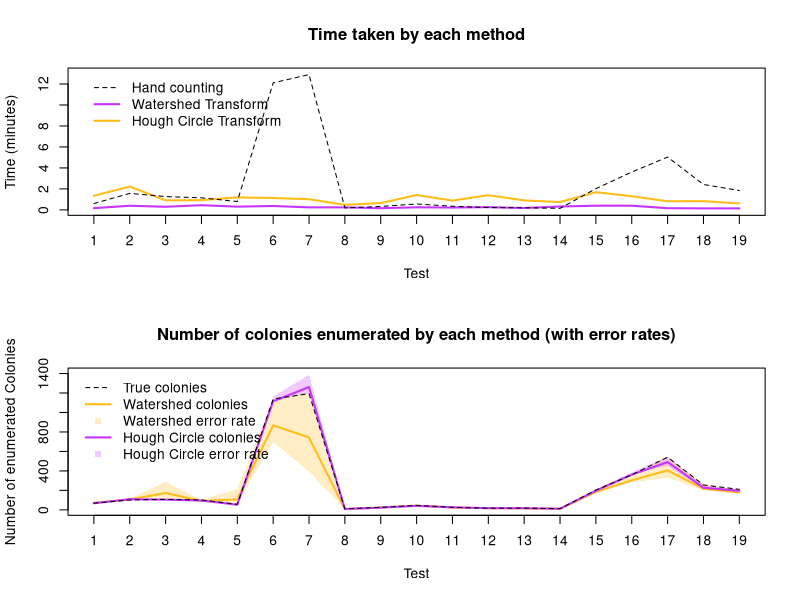
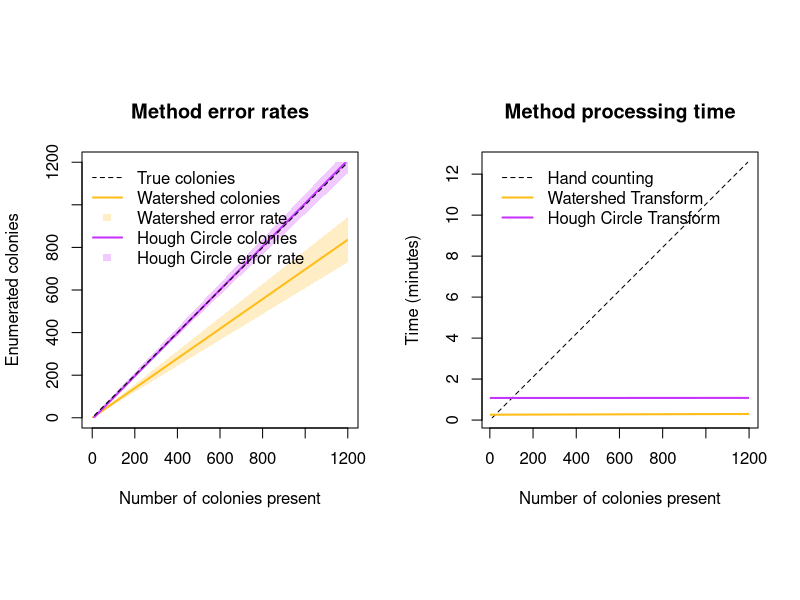

Reproduce these figures in R, in order.
# Load data from .csv files
hand <- read.csv("data_HQ_LQ_hand.csv", header = T)
HQHough <- read.csv("data_HQ_hough.csv", header = T)
HQwater <- read.csv("data_HQ_water.csv", header = T)

# X range to use for plotting
x <- seq(1:19)

# colours to use in plots
purple <- rgb(0.78, 0.2, 1, 1)
purple_soft <- rgb(0.78, 0.2, 1, 0.25)
orange <- rgb(1, 0.74, 0.1, 1)
orange_soft <- rgb(1, 0.74, 0.1, 0.25)

# Convert from seconds to MM:SS.MS format
convert_time <- function(sec) {
  
  min <- 0
  
  while ((sec - 60) >= 0) {
    min = min + 1
    sec = sec - 60
  }
  if ((sec < 10) && (min < 10)) {
    output = sprintf("0%d:0%.2f", min, sec)
  } else if (min < 10) {
    output = sprintf("0%d:%.2f", min, sec)
  } else if (sec < 10) {
    output = sprintf("%d:0%.2f", min, sec)
  }
  
  return(output)
}


# Get accuracy data for Hough Circle method
houghMean <- c(convert_time(mean(HQHough$Time)), sprintf("%.2f", mean(HQHough$Colonies) / mean(hand$Colonies)), sprintf("%.2f", mean(HQHough$FalsePos)), sprintf("%.2f", mean(HQHough$FalseNeg)))
houghMin <- c(convert_time(min(HQHough$Time)), sprintf("%.2f", min(HQHough$Colonies / hand$Colonies)), min(HQHough$FalsePos), min(HQHough$FalseNeg))
houghMax <- c(convert_time(max(HQHough$Time)), sprintf("%.2f", max(HQHough$Colonies / hand$Colonies)), max(HQHough$FalsePos), max(HQHough$FalseNeg))
houghData <- matrix(c(houghMean, houghMin, houghMax), nrow = 3, byrow = TRUE, dimnames = list(c("Mean", "Min", "Max"), c("time", "Accuracy", "FPR", "FNR")))

# Get accuracy data for Watershed method
waterMean <- c(convert_time(mean(HQwater$Time)), sprintf("%.2f", mean(HQwater$Colonies) / mean(hand$Colonies)), sprintf("%.2f", mean(HQwater$FalsePos)), sprintf("%.2f", mean(HQwater$FalseNeg)))
waterMin <- c(convert_time(min(HQwater$Time)), sprintf("%.2f", min(HQwater$Colonies / hand$Colonies)), min(HQwater$FalsePos), min(HQwater$FalseNeg))
waterMax <- c(convert_time(max(HQwater$Time)), sprintf("%.2f", max(HQwater$Colonies / hand$Colonies)), max(HQwater$FalsePos), max(HQwater$FalseNeg))
waterData <- matrix(c(waterMean, waterMin, waterMax), nrow = 3, byrow = TRUE, dimnames = list(c("Mean", "Min", "Max"), c("time", "Accuracy", "FPR", "FNR")))

# Display output matrices
houghData
waterData


# Output image (complex): ====================================================================================================================================================================================

# 1. Open output file
#png("images/control_data.png", width = 1000, height = 1615)
svg("images/control_data.svg", width = 8, height = 8)

# set image layout
layout(matrix(c(1,1,2,2), 2, 2, byrow = TRUE))

# time ------------------------------------
plot(x, HQwater$Time/60, xaxt="n", type = "l", lwd = 2, col = purple, ylim = c(0,13), main = "Time taken by each method", xlab = "Test", ylab = "Time (minutes)")
axis(1, at = x)
lines(x, HQHough$Time/60, lwd = 2, col = orange)
lines(x, hand$Time/60, lwd = 1, lty = 2, col = rgb(0, 0, 0, 1))
legend("topleft", inset = 0.02, bty = "n", col = c(rgb(0, 0, 0, 1), purple, orange), lwd = c(1, 2, 2), lty = c(2, 1, 1), legend = c("Hand counting", "Watershed Transform", "Hough Circle Transform"))


# both accuracy ------------------------------------
plot(x, HQwater$Colonies, xaxt="n", type = "l", lwd = 2, xlim = c(1,19), ylim = c(0, 1400), col = orange, main = "Number of colonies enumerated by each method (with error rates)", xlab = "Test", ylab = "Number of enumerated Colonies")
axis(1, at = x)
# plot water error rate
upperBoundry = HQwater$Colonies + (abs(hand$Colonies - HQwater$Colonies) + HQwater$FalsePos)
lowerBoundry = HQwater$Colonies - (abs(hand$Colonies - HQwater$Colonies) - HQwater$FalseNeg)
polygon(c(x, rev(x)), c(upperBoundry, rev(lowerBoundry)), col = orange_soft, border = NA)
# plot hough error rate
upperBoundry = HQHough$Colonies + (abs(hand$Colonies - HQHough$Colonies) + HQHough$FalsePos)
lowerBoundry = HQHough$Colonies - (abs(hand$Colonies - HQHough$Colonies) - HQHough$FalseNeg)
polygon(c(x, rev(x)), c(upperBoundry, rev(lowerBoundry)), col = purple_soft, border = NA)
lines(x, HQHough$Colonies, lwd = 2, col = purple)
# hand count
lines(x, hand$Colonies, lwd = 1, lty = 2, col = rgb(0, 0, 0, 1))
# legend
legend("topleft", inset = 0.02, bty = "n", col = c(rgb(0, 0, 0, 1), orange, orange_soft, purple, purple_soft), lwd = c(1, 2, NA, 2, NA), lty = c(2, 1, NA, 1, NA), pch = c(NA, NA, 15, NA, 15), legend = c("True colonies", "Watershed colonies", "Watershed error rate", "Hough Circle colonies", "Hough Circle error rate"))

# 3. Close the file
dev.off()


# Output image (simple): ====================================================================================================================================================================================

tempHand <- hand[order(hand$Colonies),]
tempHough <- HQHough[order(HQHough$Colonies),]
tempWater <- HQwater[order(HQwater$Colonies),]

svg("images/control_data.svg", width = 10, height = 6)

layout(matrix(c(1,2), 1, 2, byrow = TRUE))

# make plot square
par(pty="s")

# ERROR RATES: =====================================================================
plot(tempHand$Colonies, tempHand$Colonies, type = "l", lty = 2, xlim = c(0, 1200), ylim = c(0, 1200), main = "Method error rates", xlab = "Number of colonies present", ylab = "Enumerated colonies")

# limit lines between 0 - 1200
clip(min(0), max(1200), min(0), max(1200))

# WATERSHED TRANSFORM: =================================================
polygon(c(0, 1200, 1200), c(0,#min(lm(HQwater$Colonies~hand$Colonies)$fitted.values),
                            max(lm(HQwater$Colonies+(HQwater$FalsePos+HQwater$FalseNeg)~hand$Colonies)$fitted.values),
                            max(lm(HQwater$Colonies-(HQwater$FalsePos+HQwater$FalseNeg)~hand$Colonies)$fitted.values)), col = orange_soft, border = NA)

# middle
#points(hand$Colonies, HQwater$Colonies, col = purple)
#abline(lm(HQwater$Colonies~hand$Colonies), col = purple)
lines(x = c(0, 1200), y = c(0, max(lm(HQwater$Colonies~hand$Colonies)$fitted.values)), lwd = 2, col = orange)


# HOUGH CIRCLE TRANSFORM: =================================================
polygon(c(0, 1200, 1200), c(min(lm(HQHough$Colonies~hand$Colonies)$fitted.values),
                            max(lm(HQHough$Colonies+(HQHough$FalsePos+HQHough$FalseNeg)~hand$Colonies)$fitted.values),
                            max(lm(HQHough$Colonies-(HQHough$FalsePos+HQHough$FalseNeg)~hand$Colonies)$fitted.values)), col = purple_soft, border = NA)
# middle
#points(hand$Colonies, HQHough$Colonies, col = orange)
abline(lm(HQHough$Colonies~hand$Colonies), lwd = 2, col = purple)

# actual number of colonies
lines(tempHand$Colonies, tempHand$Colonies, lty = 2)

# Legend
legend("topleft", inset = 0.02, bty = "n", col = c(rgb(0, 0, 0, 1), orange, orange_soft, purple, purple_soft), lwd = c(1, 2, NA, 2, NA), lty = c(2, 1, NA, 1, NA), pch = c(NA, NA, 15, NA, 15), legend = c("True colonies", "Watershed colonies", "Watershed error rate", "Hough Circle colonies", "Hough Circle error rate"))


# TIME TAKEN: =====================================================================
plot(tempHand$Colonies, lm(tempHand$Time/60~tempHand$Colonies)$fitted.values, type = "l", lty = 2, main = "Method processing time", xlab = "Number of colonies present", ylab = "Time (minutes)")

clip(min(0), max(1200), min(0), max(tempHand$Time)/60)

abline(lm(tempWater$Time/60~tempHand$Colonies), lwd = 2, col = orange)
abline(lm(tempHough$Time/60~tempHand$Colonies), lwd = 2, col = purple)

legend("topleft", inset = 0.02, bty = "n", col = c(rgb(0, 0, 0, 1), orange, purple), lwd = c(1, 2, 2), lty = c(2, 1, 1), legend = c("Hand counting", "Watershed Transform", "Hough Circle Transform"))

# 3. Close the file
dev.off()